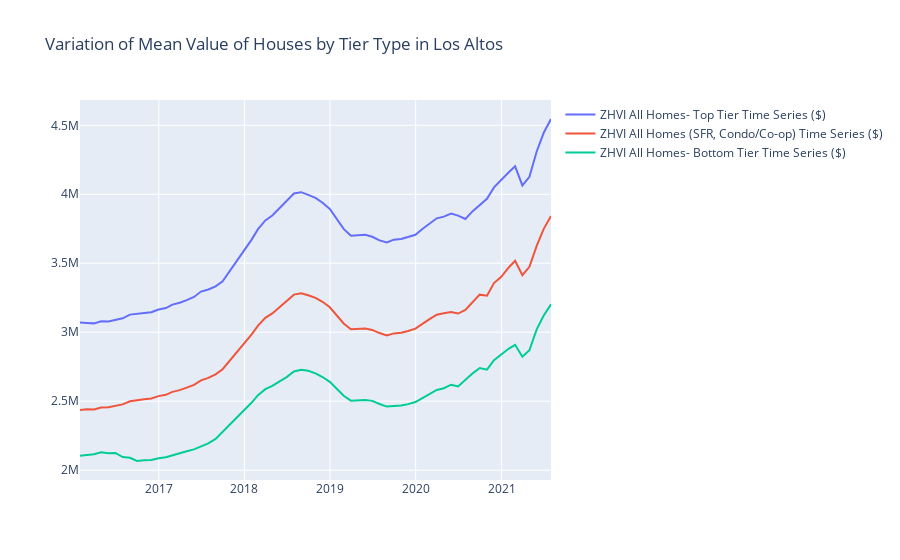

The cell this chart's notebook holds for it:
### Code cell
plot1=LA.loc[:'2016']
figr=plot_df(plot1,'Variation of Mean Value of Houses by Tier Type in Los Altos')
plotly.iplot(figr)
